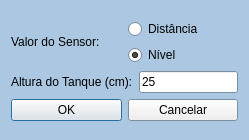
<?xml version="1.0" encoding="UTF-8"?>
<ui version="4.0">
 <class>settingsDialog</class>
 <widget class="QDialog" name="settingsDialog">
  <property name="geometry">
   <rect>
    <x>0</x>
    <y>0</y>
    <width>249</width>
    <height>140</height>
   </rect>
  </property>
  <property name="palette">
   <palette>
    <active>
     <colorrole role="Base">
      <brush brushstyle="SolidPattern">
       <color alpha="255">
        <red>255</red>
        <green>255</green>
        <blue>255</blue>
       </color>
      </brush>
     </colorrole>
     <colorrole role="Window">
      <brush brushstyle="SolidPattern">
       <color alpha="255">
        <red>172</red>
        <green>199</green>
        <blue>225</blue>
       </color>
      </brush>
     </colorrole>
    </active>
    <inactive>
     <colorrole role="Base">
      <brush brushstyle="SolidPattern">
       <color alpha="255">
        <red>255</red>
        <green>255</green>
        <blue>255</blue>
       </color>
      </brush>
     </colorrole>
     <colorrole role="Window">
      <brush brushstyle="SolidPattern">
       <color alpha="255">
        <red>172</red>
        <green>199</green>
        <blue>225</blue>
       </color>
      </brush>
     </colorrole>
    </inactive>
    <disabled>
     <colorrole role="Base">
      <brush brushstyle="SolidPattern">
       <color alpha="255">
        <red>172</red>
        <green>199</green>
        <blue>225</blue>
       </color>
      </brush>
     </colorrole>
     <colorrole role="Window">
      <brush brushstyle="SolidPattern">
       <color alpha="255">
        <red>172</red>
        <green>199</green>
        <blue>225</blue>
       </color>
      </brush>
     </colorrole>
    </disabled>
   </palette>
  </property>
  <property name="windowTitle">
   <string>Settings</string>
  </property>
  <layout class="QGridLayout" name="gridLayout">
   <item row="0" column="0">
    <layout class="QVBoxLayout" name="verticalLayout_3">
     <item>
      <layout class="QVBoxLayout" name="verticalLayout_2">
       <item>
        <layout class="QHBoxLayout" name="horizontalLayout">
         <item>
          <widget class="QLabel" name="label">
           <property name="text">
            <string>Valor do Sensor:</string>
           </property>
          </widget>
         </item>
         <item>
          <layout class="QVBoxLayout" name="verticalLayout">
           <item>
            <widget class="QRadioButton" name="DistanciaRadioButton">
             <property name="text">
              <string>Distância</string>
             </property>
             <property name="checked">
              <bool>false</bool>
             </property>
            </widget>
           </item>
           <item>
            <widget class="QRadioButton" name="NivelRadioButton">
             <property name="text">
              <string>Nível</string>
             </property>
             <property name="checkable">
              <bool>true</bool>
             </property>
             <property name="checked">
              <bool>true</bool>
             </property>
            </widget>
           </item>
          </layout>
         </item>
        </layout>
       </item>
       <item>
        <layout class="QHBoxLayout" name="horizontalLayout_2">
         <item>
          <widget class="QLabel" name="label_2">
           <property name="text">
            <string>Altura do Tanque (cm):</string>
           </property>
          </widget>
         </item>
         <item>
          <widget class="QLineEdit" name="AlturaLineEdit">
           <property name="text">
            <string>25</string>
           </property>
          </widget>
         </item>
        </layout>
       </item>
      </layout>
     </item>
     <item>
      <layout class="QHBoxLayout" name="horizontalLayout_3">
       <item>
        <widget class="QPushButton" name="OkPushButton">
         <property name="text">
          <string>OK</string>
         </property>
        </widget>
       </item>
       <item>
        <widget class="QPushButton" name="CancelarPushButton">
         <property name="text">
          <string>Cancelar</string>
         </property>
        </widget>
       </item>
      </layout>
     </item>
    </layout>
   </item>
  </layout>
 </widget>
 <resources/>
 <connections/>
</ui>
